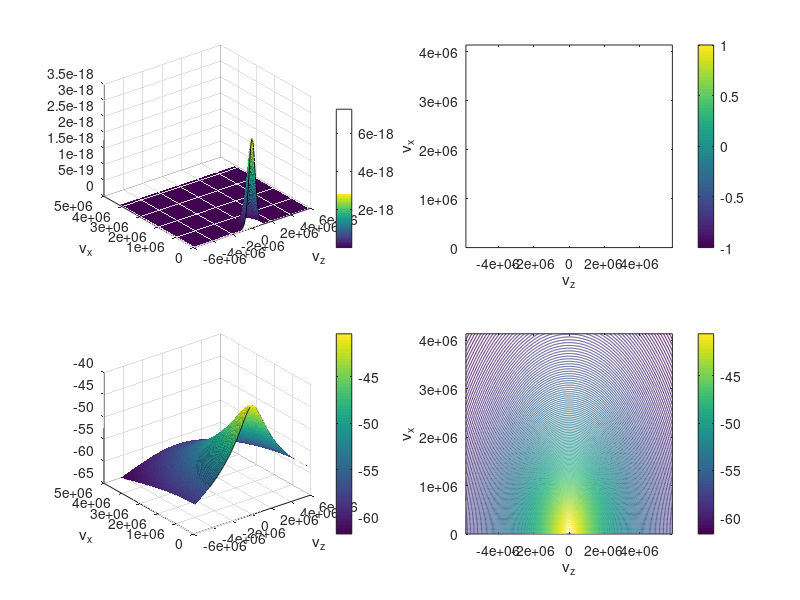

This figure's MATLAB source:
% 2024-12-10 14:32 Hua-sheng XIE, huashengxie@gmail.com, ENN
% Generate distribution function f(vpara,vperp) on grid
% 24-12-22 14:51 add shell and slowing down

close all; clear; clc;

% constants
% % Default SI unit
c2=(2.99792458E8)^2; % speed of ligth c^2
epsilon0=8.854187817E-12;
mu0=1/(c2*epsilon0);
kB=1.38064852e-23;
qe=1.60217662e-19; % electron charge, coulombs
mp=1.6726219e-27; % proton mass, kg
me=9.1094e-31; % electron mass, kg

munit=mp; % set the default normalization for mass

% ms0=5.447e-4; % m_unit
ms0=1.0; % m_unit
Tzs0=1986.734; % eV
Tps0=993.367; % eV
vdsz0=0.0; % c
vdsr0=0.00; % c

ms=ms0*munit; % * unit mass, -> kg, 18-12-23 22:59
Tzs=Tzs0*qe/kB; % T//, eV -> K (eV -> J * J -> K)
Tps=Tps0*qe/kB; % Tpr, eV -> K
vdsz=vdsz0*sqrt(c2); % vds_z, speed of light c -> m/s
vdsr=vdsr0*sqrt(c2); % vds_r, speed of light c -> m/s
% vtzs=sqrt(2*kB*Tzs./ms); % para thermal velocity, note the sqrt(2)
% vtps=sqrt(2*kB*Tps./ms); % perp thermal velocity, note the sqrt(2)

kappa=4.0;
vtzs=sqrt(2*(1-1.5/kappa)*kB*Tzs./ms); % para thermal velocity, note the sqrt(2)
vtps=sqrt(2*(1-1.5/kappa)*kB*Tps./ms); % perp thermal velocity, note the sqrt(2)
% vtzs=sqrt(2*(1-0.5/kappa)*kB*Tzs./ms); % para thermal velocity, note the sqrt(2)
% vtps=sqrt(2*(1-1/kappa)*kB*Tps./ms); % perp thermal velocity, note the sqrt(2)

icase=2;
sid=1; % species number index

vtx=vtps; vtz=vtzs; vdz=vdsz; vdx=vdsr;

dvx=0.05*vtx; dvz=0.05*vtz;
% [vz,vx]=ndgrid((-8*vtz:dvz:8*vtz)+vdz,0:dvx:8*vtx); % (vpara,vperp) grid
[vz,vx]=ndgrid((-12*vtz:dvz:12*vtz)+vdz,0:dvx:12*vtx); % (vpara,vperp) grid
% [vz,vx]=ndgrid((-4*vtz:dvz:4*vtz)+0*vdz,0:dvx:4*vtx); % (vpara,vperp) grid

if(icase==1) % drift bi-Maxwellian ring beam
    bs=vdsr/vtps;
    As=exp(-bs^2)+sqrt(pi)*bs*erfc(-bs);
    coef=1/(sqrt(pi^3)*vtz*vtx^2*As);
    fv=coef*exp(-(vz-vdz).^2/vtz^2-(vx-vdx).^2/vtx^2);
elseif(icase==2) % bi-kappa
    % kappa=4.0;
    coef=1/(sqrt(pi^3*kappa^3)*vtz*vtx^2)*exp(gammaln(kappa+1)-gammaln(kappa-0.5));
    fv=coef*(1+(vz-vdz).^2/(kappa*vtz^2)+vx.^2/(kappa*vtx^2)).^(-kappa-1);
elseif(icase==3) % product bi-kappa
    kappaz=kappa; kappax=kappa;
    coef=1/(sqrt(pi^3*kappaz)*vtz*vtx^2)*exp(gammaln(kappaz+1)-gammaln(kappaz+0.5));
    fv=coef*(1+(vz-vdz).^2/(kappaz*vtz^2)).^(-kappaz-1).*(1+vx.^2/(kappax*vtx^2)).^(-kappax-1);
    % coef=1/(sqrt(pi^3*kappaz)*vtz*vtx^2)*(1-1/kappax)*exp(gammaln(kappaz)-gammaln(kappaz-0.5));
    % fv=coef*(1+(vz-vdz).^2/(kappaz*vtz^2)).^(-kappaz).*(1+vx.^2/(kappax*vtx^2)).^(-kappax);
elseif(icase==6) % kappa-Maxwellian, Bai2024PoP
    % kappa=4.0;
    coef=1/(sqrt(pi^3*kappa)*vtz*vtx^2)*exp(gammaln(kappa)-gammaln(kappa-0.5));
    fv=coef*(1+(vz-vdz).^2/(kappa*vtz^2)).^(-kappa).*exp(-vx.^2/vtx^2);
elseif(icase==4) % shell, 24-12-22 14:51
    bs=vdx/vtx;
    As=2/sqrt(pi)*bs*exp(-bs^2)+(2*bs^2+1)*erfc(-bs);
    coef=1/(sqrt(pi^3)*vtx^3*As);
    fv=coef*exp(-(sqrt(vz.^2+vx.^2)-vdx).^2./vtx^2);
    % fv=exp(-(sqrt(vz.^2+vx.^2)-vdz).^2./vtz^2);
elseif(icase==5) % slowing down, 24-12-22 14:00
    coef=3/(4*pi*log(1+vdx^3/vtx^3));
    fv=coef*(sqrt(vz.^2+vx.^2)<=vdx)./(sqrt(vz.^2+vx.^2).^3+vtx^3);
    % fv=1./(sqrt(vz.^2+vx.^2).^3+vtz^3);
    % fv=(sqrt(vz.^2+vx.^2)<=vdz)./(sqrt(vz.^2+vx.^2).^3+vtz^3);
end
sumfv=2*pi*sum(sum(fv.*vx))*dvx*dvz; % should be normalized to 1

fvdat.vx=vx; fvdat.vz=vz; fvdat.fv=fv; fvdat.dvx=dvx; fvdat.dvz=dvz;
fvdat.vtx=vtx; fvdat.vtz=vtz; fvdat.vdx=vdx; fvdat.vdz=vdz;
save(['fvdata',num2str(sid),'.mat'],'fvdat');

%%
close all;
subplot(221);
surf(vz,vx,fv); colorbar;
xlabel('v_z');ylabel('v_x');
subplot(222);
contour(vz,vx,fv,150); colorbar;
xlabel('v_z');ylabel('v_x');

subplot(223);
surf(vz,vx,log(fv)); colorbar;
xlabel('v_z');ylabel('v_x');
subplot(224);
contour(vz,vx,log(fv),150); colorbar;
xlabel('v_z');ylabel('v_x');